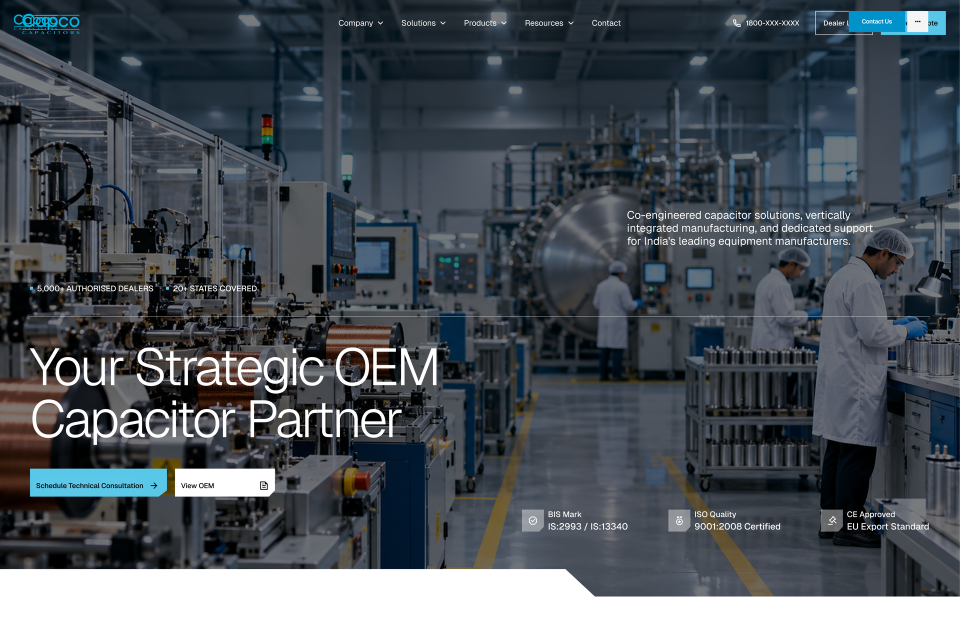
#> input picture .tmp/crops/01_hero_ref.png, 1920 x 1249 px, given in place of Solutions - OEM.png, which was not available (shown at 1/2 size)
$ python crop_ref.py
#> lines starting #> are read from the running program, lines starting #| are printed output that depends on the picture; long printed decimals are rounded; pictures that were not available may be replaced by others from this repository, and a replacement may not be noted
import re
from PIL import Image

Image.MAX_IMAGE_PIXELS = None

# Load the reference image
ref_path = r"C:\Users\YASWANTH\Downloads\Solutions - OEM.png"
print("Opening reference image...")
img = Image.open(ref_path)
#> img is the input picture: PIL image 1920x1249 RGBA; mean R, G, B, A 72.1, 79.4, 86.5, 255
print(f"Dimensions: {img.size}")
#| Dimensions: (1920, 1249)

# Let's crop key areas and save them to .tmp/crops/ for quick reference
import os
os.makedirs(".tmp/crops", exist_ok=True)

# Scale factor: 32768 / 11450.84 ~= 2.8616238
scale_y = img.size[1] / 11450.84
#> scale_y = 0.109
scale_x = img.size[0] / 1920.0
#> scale_x = 1

print(f"Scale X: {scale_x}, Scale Y: {scale_y}")
#| Scale X: 1.0, Scale Y: 0.1091

# Define section Y coordinates in Figma (approximate based on raw CSS):
# 1. Hero: 0 to 1194
# 2. Built for Equipment Manufacturers: ~1194 to ~2400
# 3. Dedicated Support: ~2400 to ~4600
# 4. Logos: ~4600 to ~4900
# 5. OEM Success Stories: ~4900 to ~6100
# 6. Browse by Product Category: ~6100 to ~7200
# 7. Where We Operate: ~7200 to ~8300
# 8. Start Your OEM Journey: ~8300 to ~9600
# 9. FAQ: ~9600 to ~10400
# 10. CTA: ~10400 to ~10900
# 11. Footer: ~10900 to 11450

sections = [
    ("01_hero", 0, 1250),
    ("02_built_for_equipment", 1150, 2400),
    ("03_dedicated_support", 2350, 4700),
    ("04_logos", 4600, 5000),
    ("05_stories", 4950, 6200),
    ("06_products", 6150, 7300),
    ("07_where_we_operate", 7250, 8400),
    ("08_oem_journey", 8350, 9700),
    ("09_faq", 9650, 10450),
    ("10_cta", 10400, 11000),
    ("11_footer", 10900, 11451)
]

for name, y1, y2 in sections:
    py1 = int(y1 * scale_y)
    py2 = int(y2 * scale_y)
    crop = img.crop((0, py1, img.size[0], min(py2, img.size[1])))
    # Resize to width 1920 for easy 1:1 inspection
    resized = crop.resize((1920, int(crop.size[1] * 1920 / crop.size[0])), Image.Resampling.LANCZOS)
    out_path = f".tmp/crops/{name}_ref.png"
    resized.save(out_path)
    print(f"Saved {out_path} ({resized.size})")
#> this loop made 11 passes
#> pass 1, `crop = img.crop((0, py1, img.size[0], min(py2, img.size[1])))`:
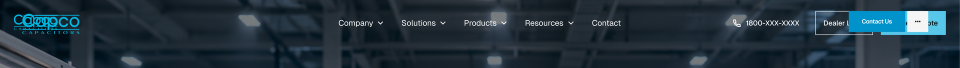
#> crop: PIL image 1920x136 RGBA (shown at 1/2 size); mean R, G, B, A 33.7, 50.2, 61.3, 255; transparent parts drawn white
#> pass 2, `crop = img.crop((0, py1, img.size[0], min(py2, img.size[1])))`:
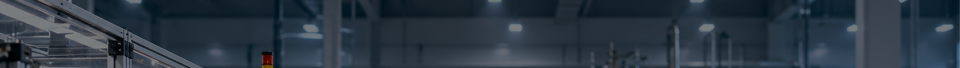
#> crop: PIL image 1920x136 RGBA (shown at 1/2 size); mean R, G, B, A 42.9, 55.3, 66.8, 255; transparent parts drawn white
#> pass 3, `crop = img.crop((0, py1, img.size[0], min(py2, img.size[1])))`:
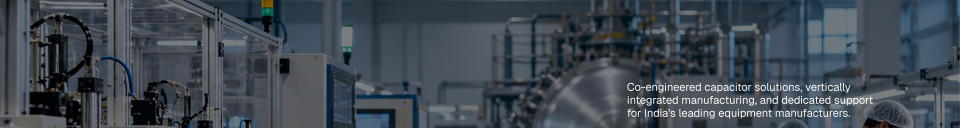
#> crop: PIL image 1920x256 RGBA (shown at 1/2 size); mean R, G, B, A 64, 73.1, 82.5, 255; transparent parts drawn white
#> after the loop:
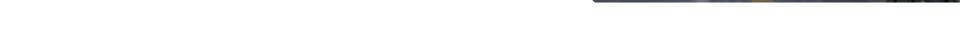
#> resized: PIL image 1920x61 RGBA (shown at 1/2 size); mean R, G, B, A 249, 249.1, 249.4, 255; transparent parts drawn white
